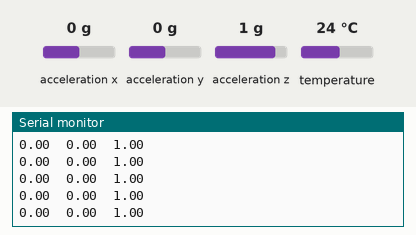
Bench run of a sketch on a simulated Arduino Nano 33 IoT. On the bench: the last lines printed to the serial monitor. The test bench sets the inputs (shaded band); at power-on: acceleration x 0 g, acceleration y 0 g, acceleration z 1 g, temperature 24 °C. WiFi joins after 1.5 s; servers stay silent unless stated.

Above: at 3.0 s.
3.1 s: acceleration x set to -1.4 g
At 3.7 s:
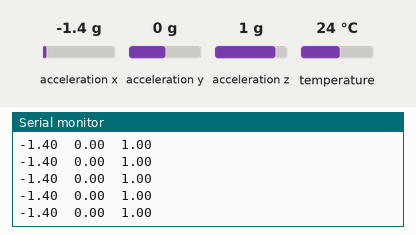
7.3 s: acceleration x set to 0 g
At 7.9 s:
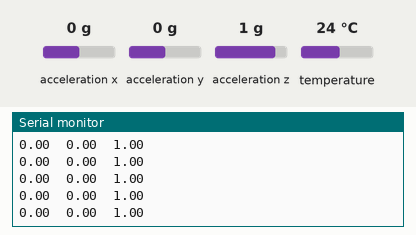

Measured:
- after the input at 3.1 s, the serial monitor: prints a new line at once (image 1)
- after the input at 7.3 s, the serial monitor: prints a new line at once (image 2)

The sketch:

08-20-Datalogging.ino
```cpp
/*  Arduino Mobile Development With Blynk

   This code is part of a course from Tech Explorations.
   For information about this course, please see

   https://techexplorations.com/so/blynk/

   For information on hardware components and the wiring needed to
   run this sketch, please see the relevant lecture in the course.

    Created by Peter Dalmaris
*/

#include <SPI.h>
#include <WiFiNINA.h>
#include <BlynkSimpleWiFiNINA.h>
#include "secrets.h"
#include "Adafruit_MCP9808.h"
#include <Arduino_LSM6DS3.h>

Adafruit_MCP9808 tempsensor = Adafruit_MCP9808();

BlynkTimer timer;

void push_accelerometer_values();

void setup()
{
  Serial.begin(9600);
  Serial.println("Starting the temperature sensor");
  if (!tempsensor.begin(0x18)) {
    Serial.println("Couldn't find MCP9808! Check your connections and verify the address is correct.");
    while (1);
  }
  Serial.println("Started");

  tempsensor.setResolution(3);

  Serial.println("Starting the accelerometer");
  if (!IMU.begin()) {
    Serial.println("Failed to initialize IMU!");
    while (1);
  }

  Serial.println("Started");

//  Blynk.begin(auth, ssid, pass);
  Blynk.begin(auth, ssid, pass, blynk_ip, blynk_port);
  timer.setInterval(1000L, update_superchart);

}

void loop()
{
  Blynk.run();
  timer.run();
  push_accelerometer_values();
}

void update_superchart()
{
  Blynk.virtualWrite(V0, tempsensor.readTempC());
}

void push_accelerometer_values()
{
  float x, y, z;

  if (IMU.accelerationAvailable()) {
    IMU.readAcceleration(x, y, z);

    Serial.print(x);
    Blynk.virtualWrite(V1, x);
    Serial.print('\t');
    Serial.print(y);
    Blynk.virtualWrite(V2, y);
    Serial.print('\t');
    Serial.println(z);
    Blynk.virtualWrite(V3, z);
  }
}
```

secrets.h
```cpp
/*  Arduino Mobile Development With Blynk

   This code is part of a course from Tech Explorations.
   For information about this course, please see

   https://techexplorations.com/so/blynk/

   For information on hardware components and the wiring needed to
   run this sketch, please see the relevant lecture in the course.

    Created by Peter Dalmaris
*/

// You should get Auth Token in the Blynk App.
// Go to the Project Settings (nut icon).
char auth[] = "--BLYNK YOUR AUTH TOKEN--";

// Your WiFi credentials.
// Set password to "" for open networks.
char ssid[] = "--YOUR SSID--";
char pass[] = "--YOUR WIFI PASSWORD--";

// Your Blynk server IP and port.
// This may be local network IP, or the public network IP.
// If you use the public network IP, ensure that you have
// setup port forwarding in your router.
IPAddress blynk_ip(123,123,123,123);  // Replace "123" with the actual IP
                                      // address segments.
int blynk_port = 8080;
```
